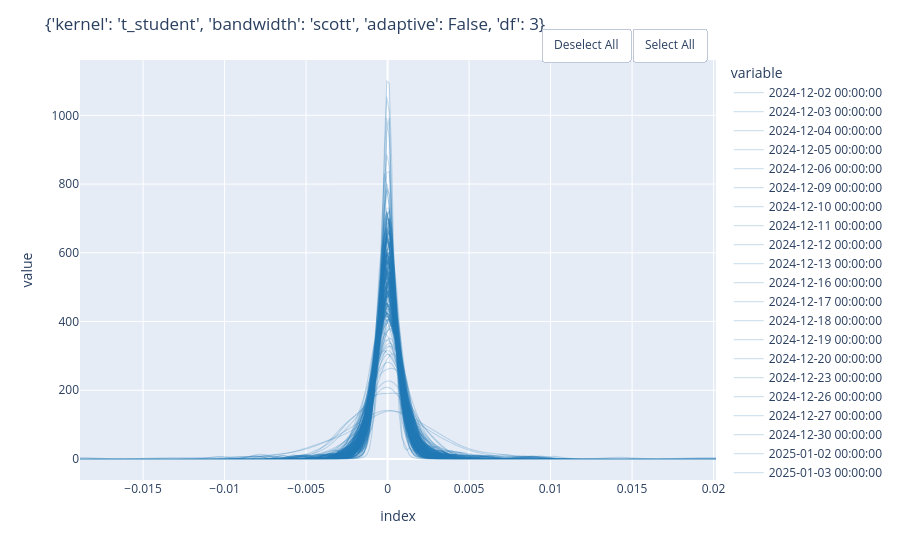

Notebook code for this chart:
### Code cell
fig = px.line(
    df_densities_final,
    color_discrete_sequence=["#1f77b4"]
)

fig.update_traces(
    opacity=0.25,          # alpha
    line=dict(width=1)    # thin lines
)

fig.update_layout(
    legend=dict(
        x=1.02,
        y=1,
        xanchor="left",
        yanchor="top"
    ),
    margin=dict(r=160),  # make room for the legend
    title=f"{params}"
)

px_select_menu(fig)


fig.show()
